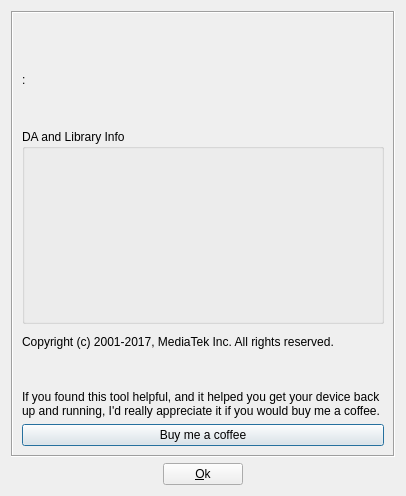
<?xml version="1.0" encoding="UTF-8"?>
<ui version="4.0">
 <class>AboutDialog</class>
 <widget class="QDialog" name="AboutDialog">
  <property name="windowModality">
   <enum>Qt::NonModal</enum>
  </property>
  <property name="enabled">
   <bool>true</bool>
  </property>
  <property name="geometry">
   <rect>
    <x>0</x>
    <y>0</y>
    <width>406</width>
    <height>496</height>
   </rect>
  </property>
  <property name="sizePolicy">
   <sizepolicy hsizetype="Ignored" vsizetype="Ignored">
    <horstretch>0</horstretch>
    <verstretch>0</verstretch>
   </sizepolicy>
  </property>
  <property name="windowTitle">
   <string>About SP Flash Tool</string>
  </property>
  <property name="windowIcon">
   <iconset resource="../icon.qrc">
    <normaloff>:/images/application.png</normaloff>:/images/application.png</iconset>
  </property>
  <layout class="QVBoxLayout" name="verticalLayout_3">
   <item>
    <widget class="QFrame" name="frame">
     <property name="frameShape">
      <enum>QFrame::Box</enum>
     </property>
     <property name="frameShadow">
      <enum>QFrame::Sunken</enum>
     </property>
     <layout class="QVBoxLayout" name="verticalLayout_2">
      <item>
       <widget class="QLabel" name="label_title">
        <property name="font">
         <font>
          <family>Arial Unicode MS</family>
          <pointsize>22</pointsize>
          <weight>50</weight>
          <bold>false</bold>
         </font>
        </property>
        <property name="text">
         <string/>
        </property>
       </widget>
      </item>
      <item>
       <widget class="QLabel" name="label_build_date">
        <property name="text">
         <string>:</string>
        </property>
       </widget>
      </item>
      <item>
       <widget class="QLabel" name="label_comment">
        <property name="text">
         <string/>
        </property>
       </widget>
      </item>
      <item>
       <widget class="QGroupBox" name="groupBox_DA_and_DLL_Info">
        <property name="title">
         <string>DA and Library Info</string>
        </property>
        <layout class="QVBoxLayout" name="verticalLayout">
         <item>
          <widget class="QLabel" name="label_DA">
           <property name="font">
            <font>
             <weight>75</weight>
             <bold>true</bold>
            </font>
           </property>
           <property name="text">
            <string/>
           </property>
          </widget>
         </item>
         <item>
          <widget class="QLabel" name="label_DA_Build_Date">
           <property name="text">
            <string/>
           </property>
          </widget>
         </item>
         <item>
          <widget class="QLabel" name="label_Brom">
           <property name="font">
            <font>
             <weight>75</weight>
             <bold>true</bold>
            </font>
           </property>
           <property name="text">
            <string/>
           </property>
          </widget>
         </item>
         <item>
          <widget class="QLabel" name="label_Brom_Release_Type">
           <property name="text">
            <string/>
           </property>
          </widget>
         </item>
         <item>
          <widget class="QLabel" name="label_Brom_Build_Date">
           <property name="text">
            <string/>
           </property>
          </widget>
         </item>
         <item>
          <widget class="QLabel" name="label_Eboot">
           <property name="font">
            <font>
             <weight>75</weight>
             <bold>true</bold>
            </font>
           </property>
           <property name="text">
            <string/>
           </property>
          </widget>
         </item>
         <item>
          <widget class="QLabel" name="label_Eboot_Release_Type">
           <property name="text">
            <string/>
           </property>
          </widget>
         </item>
         <item>
          <widget class="QLabel" name="label_Eboot_Build_Date">
           <property name="text">
            <string/>
           </property>
          </widget>
         </item>
        </layout>
       </widget>
      </item>
      <item>
       <widget class="QLabel" name="label_copyright">
        <property name="text">
         <string>Copyright (c) 2001-2017, MediaTek Inc. All rights reserved.</string>
        </property>
       </widget>
      </item>
      <item>
       <widget class="QLabel" name="label_poweredBy">
        <property name="text">
         <string/>
        </property>
        <property name="wordWrap">
         <bool>true</bool>
        </property>
       </widget>
      </item>
      <item>
       <widget class="QLabel" name="label_donate">
        <property name="text">
         <string>If you found this tool helpful, and it helped you get your device back up and running, I&apos;d really appreciate it if you would buy me a coffee.</string>
        </property>
        <property name="wordWrap">
         <bool>true</bool>
        </property>
       </widget>
      </item>
      <item>
       <widget class="QPushButton" name="pushButton_donate">
        <property name="text">
         <string>Buy me a coffee</string>
        </property>
       </widget>
      </item>
     </layout>
    </widget>
   </item>
   <item>
    <layout class="QHBoxLayout" name="horizontalLayout">
     <item>
      <spacer name="horizontalSpacer">
       <property name="orientation">
        <enum>Qt::Horizontal</enum>
       </property>
       <property name="sizeHint" stdset="0">
        <size>
         <width>40</width>
         <height>20</height>
        </size>
       </property>
      </spacer>
     </item>
     <item>
      <widget class="QPushButton" name="pushButton_Ok">
       <property name="text">
        <string>&amp;Ok</string>
       </property>
      </widget>
     </item>
     <item>
      <spacer name="horizontalSpacer_2">
       <property name="orientation">
        <enum>Qt::Horizontal</enum>
       </property>
       <property name="sizeHint" stdset="0">
        <size>
         <width>40</width>
         <height>20</height>
        </size>
       </property>
      </spacer>
     </item>
    </layout>
   </item>
  </layout>
 </widget>
 <resources>
  <include location="../icon.qrc"/>
 </resources>
 <connections>
  <connection>
   <sender>pushButton_Ok</sender>
   <signal>clicked()</signal>
   <receiver>AboutDialog</receiver>
   <slot>close()</slot>
   <hints>
    <hint type="sourcelabel">
     <x>173</x>
     <y>294</y>
    </hint>
    <hint type="destinationlabel">
     <x>264</x>
     <y>299</y>
    </hint>
   </hints>
  </connection>
 </connections>
</ui>
